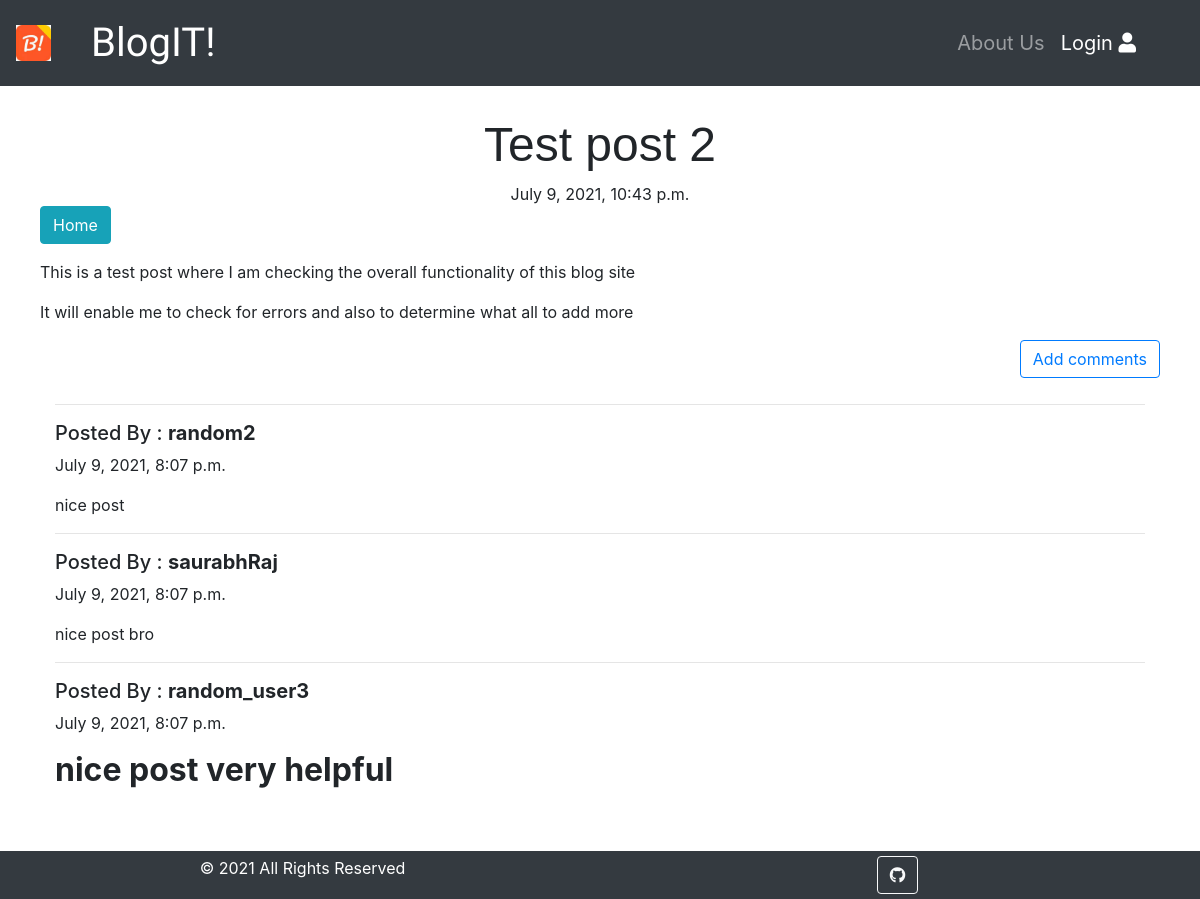
/post/10, run on the app's committed database.
### blog/models.py (models this page shows, shortened)
class Post(models.Model):
    author = models.ForeignKey('auth.User', on_delete=models.CASCADE)
    title = models.CharField(max_length=200)
    text = models.TextField()
    created_date = models.DateTimeField(default=timezone.now)
    published_date = models.DateTimeField(blank=True,null=True)

class Comment(models.Model):
    post = models.ForeignKey('blog.Post', related_name='comments', on_delete=models.CASCADE)
    author = models.CharField(max_length=200)
    text = models.TextField()
    created_date = models.DateTimeField(default=timezone.now())
    approved_comment = models.BooleanField(default=False)

### blog/views.py (the view)
# urls.py: url(r'^post/(?P<pk>\d+)$',views.PostDetailView.as_view(),name='post_detail'),
class PostDetailView(DetailView):
    model = Post

### blog/templates/blog/post_detail.html (shortened to what this page needs)
{% extends 'blog/base.html' %}
{% block content %}
    <h1 class="posttitle loader" style="margin-top: 20px;">{{post.title}}</h1>
    {% if post.published_date %}
        <div class="date postdate">
            {{ post.published_date }}
        </div>
    {% else %}
        <a class="btn btn-dark" href="{% url 'post_publish' pk=post.pk %}">Publish</a>
    {% endif %}
    <a class="btn btn-info" href="{% url 'post_list' %}">Home</a>
    <p class='postcontent'>{{post.text|safe|linebreaksbr}}
        <a class="btn btn-outline-primary float-right" href="{% url 'add_comment_to_post' pk=post.pk %}">Add comments</a>
    </p>
    <br>
<br>
    <div class="container" style="margin-bottom: 50px;">
        {% for comment in post.comments.all %}
            <hr>
            {% if user.is_authenticated or comment.approved_comment %}
                <p><h5>Posted By : <b>{{comment.author}}</b></h5>{{comment.created_date}}</p>
                {{comment.text|safe|linebreaks}}
            {% endif %}
            {% empty %}
                <hr><p>No Comments</p>
        {% endfor %}
    </div>
{% endblock content %}

### blog/static/css/blog.css (style rules this page uses)
.postdate { text-align: center; }
.posttitle { font-family:'Russo One',sans-serif; font-size: 3em; text-align: center; }
.postcontent { font-family: 'Motserrat',sans-serif; font-size: 1.5em; }

### data on the page
Post: title "Test post 2", published_date "July 9, 2021, 10:43 p.m.", text "This is a test post where I am checking the overall functionality of this blog site It will enable me to check for errors and also to determine what all to add more"
Comment: author "random2", created_date "July 9, 2021, 8:07 p.m.", text "nice post"
Comment: author "saurabhRaj", created_date "July 9, 2021, 8:07 p.m.", text "nice post bro"
Comment: author "random_user3", created_date "July 9, 2021, 8:07 p.m.", text "nice post very helpful"
